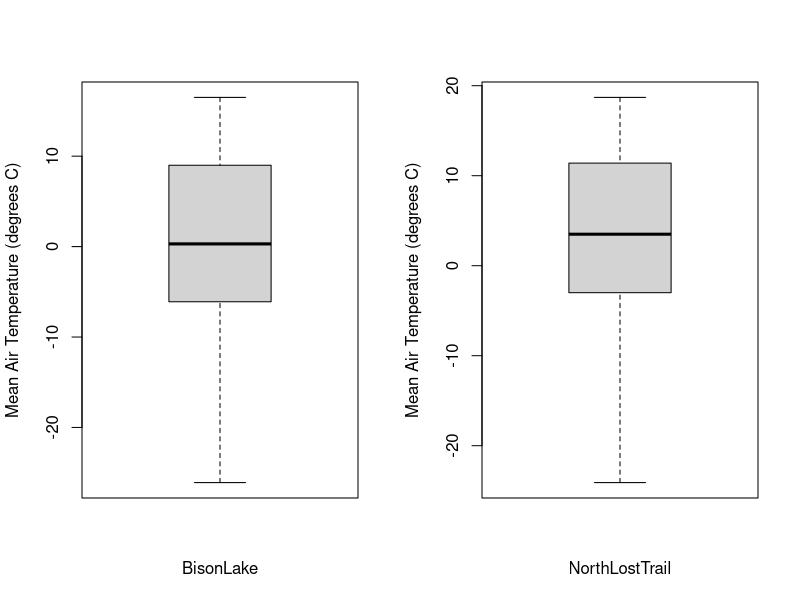
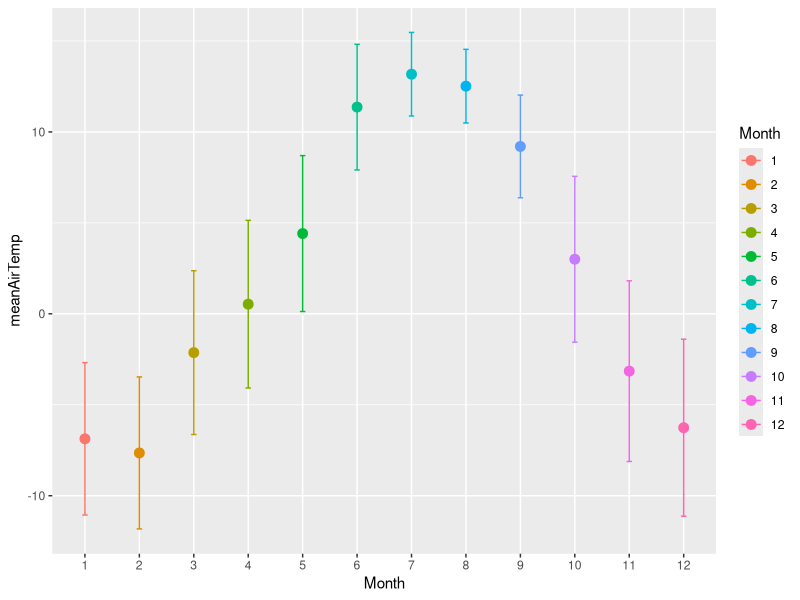

Reproduce these figures in R, in order.
## ---- chunk 1
#install.packages("plyr")
library(plyr)

climate <- read.csv(file="ClimateData.csv")
climate$Month <- as.factor(climate$Month)
climate$Year <- as.factor(climate$Year)
str(climate)
## ---- chunk 2
# Use 'ddply' to calculate the mean air temperature for each month
ddply(climate, # input data frame
      "Month", # variable to subset by
      function(x){ # function to run on each subset
        mean(x$AvgAirTemp)
        }
      )

# Alter the function slightly so that the output is easier to work with
monthlyData <- ddply(climate,
                     "Month",
                     function(x){ 
                       MeanAirTemp <- mean(x$AvgAirTemp)
                       data.frame(MeanAirTemp=MeanAirTemp)
                       }
                     )
print(monthlyData)
## ---- chunk 3
# Use 'ddply' to calculate the mean air temperature for each month-year combination
monthYearData <- ddply(climate,
                     c("Month","Year"),
                     function(x){ 
                       MeanAirTemp <- mean(x$AvgAirTemp)
                       data.frame(MeanAirTemp=MeanAirTemp)
                       }
                     )
print(monthYearData)
## ---- chunk 4
# Use 'ddply' to calculate, for each month, means and standard deviations for daily air
# temperature and precipitation
monthlyData <- ddply(climate,
                     "Month",
                     function(x){ 
                       
                       meanAirTemp <- mean(x$AvgAirTemp)
                       sdAirTemp <- sd(x$AvgAirTemp)
                       meanPrecip <- mean(x$Precip)
                       sdPrecip <- sd(x$Precip)
                       
                       data.frame(meanAirTemp=meanAirTemp,sdAirTemp=sdAirTemp,
                                  meanPrecip=meanPrecip,sdPrecip=sdPrecip)
                       }
                     )
print(monthlyData)
## ---- chunk 5
# Calculate the mean air temperature for each month
monthlyData <- ddply(climate, # input data frame 
           "Month", # variable to subset by
           summarise, # "helper function" to run
           MeanAirTemp = mean(AvgAirTemp)) # function to apply to each subset
print(monthlyData)

# Calculate the mean air temperature for each month-year combination
monthYearData <- ddply(climate, 
           c("Month","Year"), 
           summarise, 
           MeanAirTemp = mean(AvgAirTemp))
print(monthYearData)

# Calculate, for each month, the mean and standard deviation for air temperature 
monthlyData <- ddply(climate, 
           "Month", 
           summarise, 
           meanAirTemp=mean(AvgAirTemp), 
           sdAirTemp=sd(AvgAirTemp))
print(monthlyData)
## ---- chunk 6
# Use 'transform' within 'ddply' to split your data into subsets, perform a calculation on
# each subset, and add the results to a copy of your input data frame as a new column
x <- ddply(climate, 
           "Month", 
           transform, 
           MonthlyMeanTemp = mean(AvgAirTemp))
head(x)

# 'Mutate' works similarly to 'transform', but allows you to do calculations within 'ddply'
# using columns you just created
x <- ddply(climate, 
           "Month", 
           mutate, 
           AvgMaxTemp = mean(MaxAirTemp),
           AvgMinTemp = mean(MinAirTemp),
           MonthlyMeanTempRange = AvgMaxTemp - AvgMinTemp)
head(x)
## ---- chunk 7
# Create boxplots of the mean daily air temperatures for each weather station
par(mfrow = c(1,2))
d_ply(climate, 
      "StationName", 
      summarise, 
      boxplot(AvgAirTemp, 
              xlab=unique(StationName), 
              ylab="Mean Air Temperature (degrees C)"))
## ---- chunk 8
# Use a linear model to examine how precipitation changes with air temperature within 
# each month
precipTemp <- ddply(climate, 
                     "Month", 
                     function(x) {
                       model <- lm(Precip ~ AvgAirTemp, data=x)
                       setNames(coef(model), c("Intercept", "Slope"))
                       }
                     )
print(precipTemp)

## ---- chunk 9
# For each month, calculate and graph the mean and standard deviation for air temperature 

monthlyData <- ddply(climate, 
           "Month", 
           summarise, 
           meanAirTemp=mean(AvgAirTemp), 
           sdAirTemp=sd(AvgAirTemp))
print(monthlyData)

library(ggplot2)

p <- ggplot(monthlyData, aes(x=Month,y=meanAirTemp,colour=Month))
p <- p + geom_point(position=position_dodge(width=0.3), stat="identity", size = 3) 
p <- p + geom_errorbar(aes(ymin=meanAirTemp-sdAirTemp, ymax=meanAirTemp+sdAirTemp),
                         width=.1,position=position_dodge(.3))
print(p)

